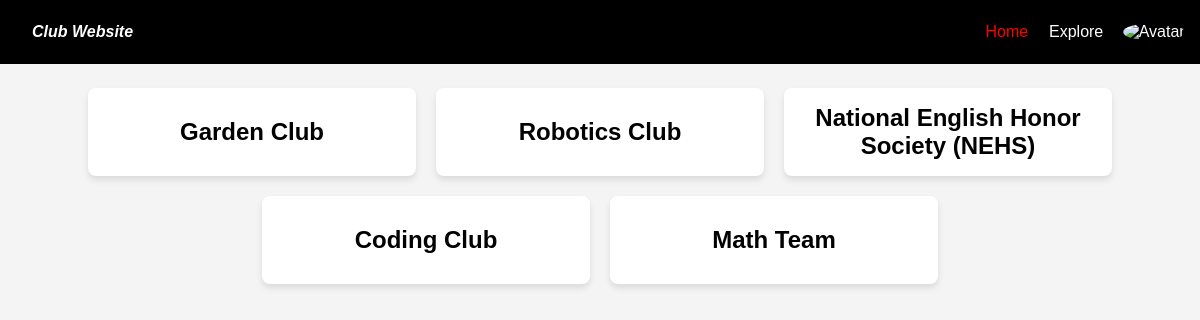
/myClubs/ (signed in), run on the app's committed database.
### users/models.py (models this page shows, shortened)
class Club(models.Model):
    name = models.CharField(max_length=255)
    discription = models.TextField(blank = True) # will be used for placeholder as primary website layout is developed
    applicationInfo = models.TextField(blank = True) # Extra info for applications (may not keep)
    advisorOrAdvisors = models.TextField(blank=True)  # just in case we can handle unlimited advisors seperated by ", " in database
    contact = models.TextField(blank=True) # pulling nothing will yeild a blank string ie "". Null not needed
    generalMeets = models.TextField(blank=True)
    location = models.CharField(max_length=255, blank=True)
    active = models.BooleanField(default=False)
    users = models.ManyToManyField(Users, blank=True, related_name='club_users')
    tagOrTags = models.ManyToManyField(ClubTag, blank=True)
    advisors = models.ManyToManyField(Users, blank=True, related_name='club_advisors')
    leaders = models.ManyToManyField(Users, blank=True, related_name='club_leaders')
    frontPage = models.CharField(max_length=255, blank=True, null=True)
    memberPage = models.CharField(max_length=255, blank=True, null=True)
    url = models.URLField(max_length=255, blank=True, null=True)
    homeURL = models.URLField(max_length=255, blank=True, null=True)

### users/views.py (the view)
# urls.py: path("myClubs/", views.dis_my_clubs),
def dis_my_clubs(request):
    if request.user.is_authenticated:
        empty = False
        clubs = list(Club.objects.filter(users=Users.objects.get(email = request.user.email)))
        clubs += list(Club.objects.filter(leaders=Users.objects.get(email = request.user.email)))
        clubs += list(Club.objects.filter(advisors=Users.objects.get(email = request.user.email)))
        if len(clubs) == 0:
            empty = True
        context = {
            'classes': clubs,
            'pic': Users.objects.get(email = request.user.email).picURL,
            'empty': empty,
        }
        if mobile(request):
            return render(request, 'mobileDisplay/mobileHome.html', context)
        else:
            return render(request, 'desktopDisplay/myClubs.html', context)
    else:
        return redirect("/")

### users/views.py (called while the page is built)
def mobile(request):
    MOBILE_AGENT_RE=re.compile(r".*(iphone|mobile|androidtouch)",re.IGNORECASE)
    try:
        if MOBILE_AGENT_RE.match(request.META['HTTP_USER_AGENT']):
            return True
        else:
            return False
    except:
        return True

### users/templates/mobileDisplay/mobileHome.html (shortened to what this page needs)
<!DOCTYPE html>
<html lang="en">
<head>
    <link rel="stylesheet" href="/static/mobile/mobileHomeSty.css">
</head>
<body>
     <nav>
        <div class="logo">Club Website</div>
        <div class="nav-items">
            <a href="/myClubs" style='color:#FF0000'>Home</a>
            <a href="/clubs">Explore</a>
            <div class="account-link">
                {% if user.is_authenticated %}
                    <a href="/"><img class="avatar" src="{{ pic }}" alt="Avatar"></a>
                {% else %}
                    <a href="/"><img class="avatar" src="/static/missingProfile.png" alt="Avatar"></a>
                {% endif %}
            </div>
        </div>
    </nav>
    <div class="container" id = "clubLayotTag">
        {% for class in classes %}
            <div class="class-card" data-url="{{class.memberPage}}">
                <h3 class="class-name" font-family: 'Source Sans Pro'>{{ class.name }}</h3>
            </div>
        {% endfor %}
    </div>
</body>
</html>

### assests/mobile/mobileHomeSty.css (style rules this page uses)
body { font-family: Arial, sans-serif; display: flex; justify-content: center; align-items: center; margin: 0; background-color: #f4f4f4; }
.container { justify-content: center; align-items: center; margin-top:4rem; display: flex; flex-wrap: wrap; gap: 20px; padding: 2% 2% 2% 2%; }
.class-card { background-color: #fff; flex: 0 0 auto; border-radius: 8px; box-shadow: 0 4px 6px rgba(0, 0, 0, 0.1); min-width: 18rem; max-width: 18rem; min-height: 3rem; max-height: 3rem; padding: 20px; display: flex; flex-direction: column; justify-content: center; align-items: center; text-align: center; transition: transform 0.3s; }
.class-card .class-name { margin: 0; font-size: 1.5em; text-align: center; }
nav { height: 4rem; width:100%; top: 0; overflow:hidden; position:fixed; background: #000000; display: flex; justify-content: space-between; align-items: center; padding: 0rem calc((100vw - 1300px) / 2); margin-bottom:100px; z-index: 1000; }
.logo { color: rgb(255, 255, 255); text-align: center; font-size: 1rem; font-weight: bold; font-style: italic; padding: 0 2rem; }
nav a { text-decoration: none; color: #ffffff; padding: 0 1.5rem; }
.nav-items { display: flex; justify-content: space-between; align-items: center; }
.nav-items a { margin: 0.25rem; padding-left: 0.4rem; padding-right: 0.4rem; font-size: 1rem; text-decoration: none; text-align: center; }
.account-link { text-align: center; display: flex; }
.account-link a { display: block; margin-bottom: 5px; padding-left: 5px; padding-right: 5px; padding-top: 1px; }
.account-link .avatar { width: 2rem; height: 2rem; border-radius: 50%; margin-right: 0.4rem; }

### data on the page
Club: name "Garden Club"
Club: name "Robotics Club"
Club: name "National English Honor Society (NEHS)"
Club: name "Coding Club"
Club: name "Math Team"
